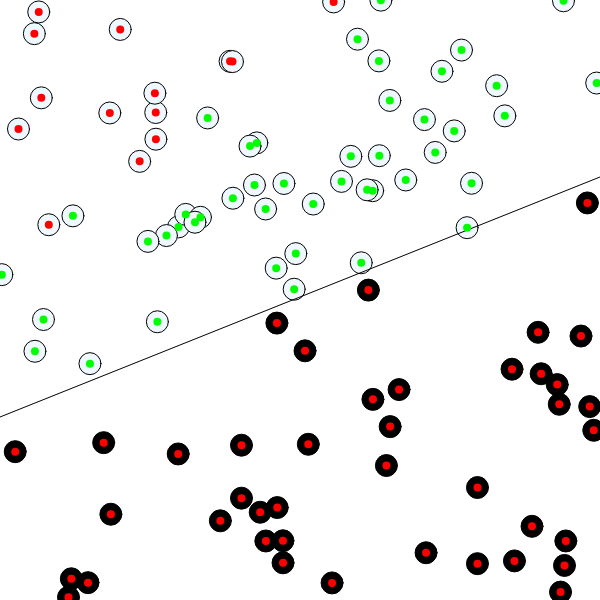
Frame 1 (no input)
Frame 60 (no input): identical to frame 1, image omitted
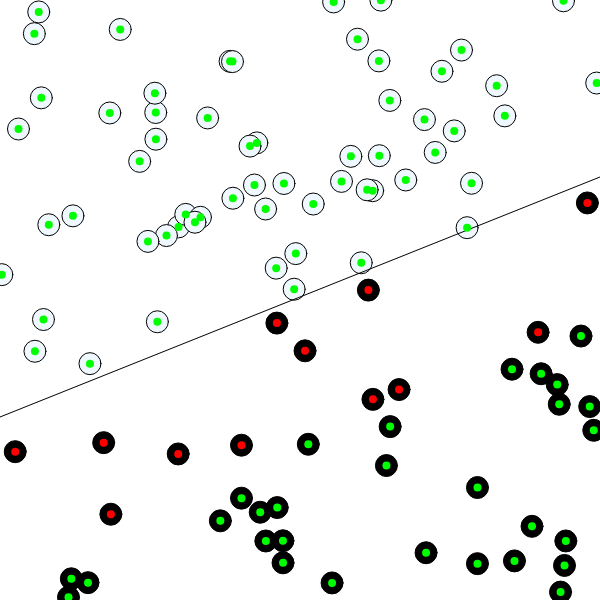
Frame 120 (the mouse pressed at the canvas centre since frame 60)

The p5.js sketch that drew these frames (run headless with seeded random() and noise() and a simulated clock; from frame 60 on, the mouse is pressed at the canvas centre):

// p5.js sketch
// ── sketch.js
var perceptron;
var points;

function setup() {

    createCanvas(600, 600);

    perceptron = new Perceptron(3);
    var inputs = new Array(-1, .5, 1);
    var result = perceptron.guess(inputs);
    createPoints();
}

//To create a random point within the -1,-1 to 1,1 in a coordinate system
function Point() {
    this.x = random(-1, 1);
    this.y = random(-1, 1);
    this.bias = 1;
    this.lineY = lineEqn(this.x);
    if (this.y > this.lineY) {
        this.label = 1;
    }
    else {
        this.label = -1;
    }
    this.px = map(this.x, -1, 1, 0, width);
    this.py = map(this.y, -1, 1, height, 0);
}

Point.prototype.show = function () {
    stroke(0);
//Points below the line are in Black and above the line are in white - These are correct ones which help us compare the decision by perceptron.         
    if (this.label == 1) {
        fill(240, 248, 255);
    }
    else {
        fill(0);
    }
    ellipse(this.px, this.py, 22, 22);
}

//Create 100 random points
function createPoints() {
    points = new Array(100);
    for (var i = 0; i < points.length; i++) {
        points[i] = new Point();
    }
}


//Train Perceptron on mousepress
function mousePressed() {
    for (var i = 0; i < points.length; i++) {
        perceptron.train([points[i].x, points[i].y, points[i].bias], points[i].label);
    }

}

function draw() {
    background(255);
    for (var i = 0; i < points.length; i++) {
        points[i].show();
    }

//To Draw the line used for binary classification - Clean up this - For future    
    var linestart = {};
    var lineend = {};
    linestart.x = -1;
    linestart.y = lineEqn(linestart.x);
    lineend.x = 1;
    lineend.y = lineEqn(lineend.x);
    linestart.px = map(linestart.x, -1, 1, 0, width);
    linestart.py = map(linestart.y, -1, 1, height, 0);
    lineend.px = map(lineend.x, -1, 1, 0, width);
    lineend.py = map(lineend.y, -1, 1, height, 0);
    line(linestart.px, linestart.py, lineend.px, lineend.py);

//Correct Guess in Green and wrong guess in Red - Red points slowly turn to green as the model learns(fine tunes the weights based on error)
    for (var i = 0; i < points.length; i++) {
        var target = points[i].label;
        var guess = perceptron.guess([points[i].x, points[i].y, points[i].bias])
        if (guess == target) {
            fill(0, 255, 0);
        }
        else {
            fill(255, 0, 0);
        }
        noStroke();
        ellipse(points[i].px, points[i].py, 8, 8);
    }
}

//Equation of the line - To modify to accept any line drawn by user - for future.
function lineEqn(x) {
    return .4 * x + .01;
}


// ── Perceptron.js
function Perceptron(n) {
//Create n number of initial weights which will be updated as the model learns
  this.weights = new Float32Array(n);
  for (var i = 0; i < this.weights.length; i++) {
    this.weights[i] = random(-1, 1);
  }
}

//Guess the classification
Perceptron.prototype.guess = function (inputs) {
  var sum = 0;
  for (var i = 0; i < inputs.length; i++) {
    sum += inputs[i] * this.weights[i];
  }

  if (sum >= 0) {
    return 1;
  }
  else {
    return -1;
  }
}


//Tune the weights based on error
Perceptron.prototype.train = function (inputs, target) {

  this.guessTarget = this.guess(inputs);
  this.error = target - this.guessTarget

  for (var i = 0; i < this.weights.length; i++) {
    this.weights[i] += this.error * inputs[i];
  }

}
